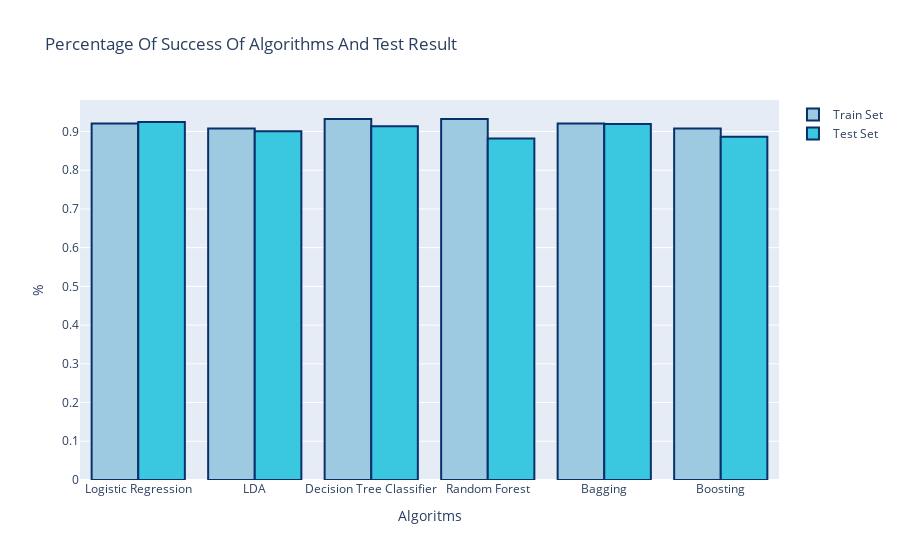

Notebook code cell kept with this figure:
### Code cell
algoritms = ["Logistic Regression" ,"LDA", "Decision Tree Classifier", "Random Forest","Bagging", "Boosting" ]


#scores.append(knn.score(x_train,y_train))
scores.append(logreg.score(x_train,y_train))
scores.append(lda.score(x_train,y_train))
scores.append(clf_gini.score(x_train,y_train))
scores.append(RF.score(x_train,y_train))
scores.append(boost.score(x_train,y_train))
scores.append(bagging.score(x_train,y_train))

#predictions_KNN = knn.predict(x_test)
#predictions_list.append(accuracy_score(y_test, predictions_KNN))
predictions_LR = logreg.predict(x_test)
predictions_list.append(accuracy_score(y_test, predictions_LR))
predictions_LDA = lda.predict(x_test)
predictions_list.append(accuracy_score(y_test, predictions_LDA))
predictions_CLTREE = clf_gini.predict(x_test)
predictions_list.append(accuracy_score(y_test, predictions_CLTREE))
predictions_RF = RF.predict(x_test)
predictions_list.append(accuracy_score(y_test, predictions_RF))
predictions_BOOSTING = boost.predict(x_test)
predictions_list.append(accuracy_score(y_test, predictions_BOOSTING))
predictions_BAGGING = bagging.predict(x_test)
predictions_list.append(accuracy_score(y_test, predictions_BAGGING))


import plotly as py
import plotly.graph_objs as go

layout = {
    'title' : 'Percentage Of Success Of Algorithms And Test Result',
    'xaxis' : {
        'title' : 'Algoritms',
    },
    'yaxis' : {
        'title' : '%',
    },
}

trace1 = go.Bar(
    name = 'Train Set',
    x = algoritms,
    y = scores,
    marker = dict(
      color='rgb(158,202,225)',
        line=dict(
            color='rgb(8,48,107)',
            width=2,
        )  
    ),
)

trace2 = go.Bar(
    name = 'Test Set',
    x = algoritms,
    y = predictions_list,
    marker = dict(
      color='rgb(58,200,225)',
        line=dict(
            color='rgb(8,48,107)',
            width=2,
        )  
    ),
)

fig = go.Figure(data = [trace1, trace2], layout = layout)
py.offline.iplot(fig)

### Figure 1 — Plotly figure (JSON) as saved in the notebook; plotly's stock layout.template omitted (floating-point values rounded to 4 significant figures)
{"data": [{"marker": {"color": "rgb(158,202,225)", "line": {"color": "rgb(8,48,107)", "width": 2}}, "name": "Train Set", "type": "bar", "x": ["Logistic Regression", "LDA", "Decision Tree Classifier", "Random Forest", "Bagging", "Boosting"], "y": [0.9208, 0.9079, 0.9323, 0.9323, 0.9208, 0.9079, 1, 0.9208, 0.9079, 1, 0.9303, 0.9858, 0.9208, 0.9079, 1, 0.9303, 0.9858, 0.9208, 0.9079, 1, 0.9303, 0.9858, 0.9208, 0.9079, 1, 0.9303, 0.9858, 0.2715, 0.2295, 0.2959, 0.258, 0.2417, 0.2695, 0.2715, 0.2295, 0.2959, 0.258, 0.2417, 0.2695]}, {"marker": {"color": "rgb(58,200,225)", "line": {"color": "rgb(8,48,107)", "width": 2}}, "name": "Test Set", "type": "bar", "x": ["Logistic Regression", "LDA", "Decision Tree Classifier", "Random Forest", "Bagging", "Boosting"], "y": [0.9243, 0.9006, 0.9132, 0.8817, 0.9196, 0.8864, 0.9243, 0.9006, 0.9132, 0.8817, 0.9196, 0.8864, 0.9243, 0.9006, 0.9132, 0.8817, 0.9196, 0.8864, 0.9243, 0.9006, 0.9132, 0.8817, 0.9196, 0.8864, 0.2776, 0.2476, 0.3076, 0.2792, 0.2539, 0.2902, 0.2776, 0.2476, 0.3076, 0.2792, 0.2539, 0.2902]}], "layout": {"title": {"text": "Percentage Of Success Of Algorithms And Test Result"}, "xaxis": {"title": {"text": "Algoritms"}}, "yaxis": {"title": {"text": "%"}}}}
